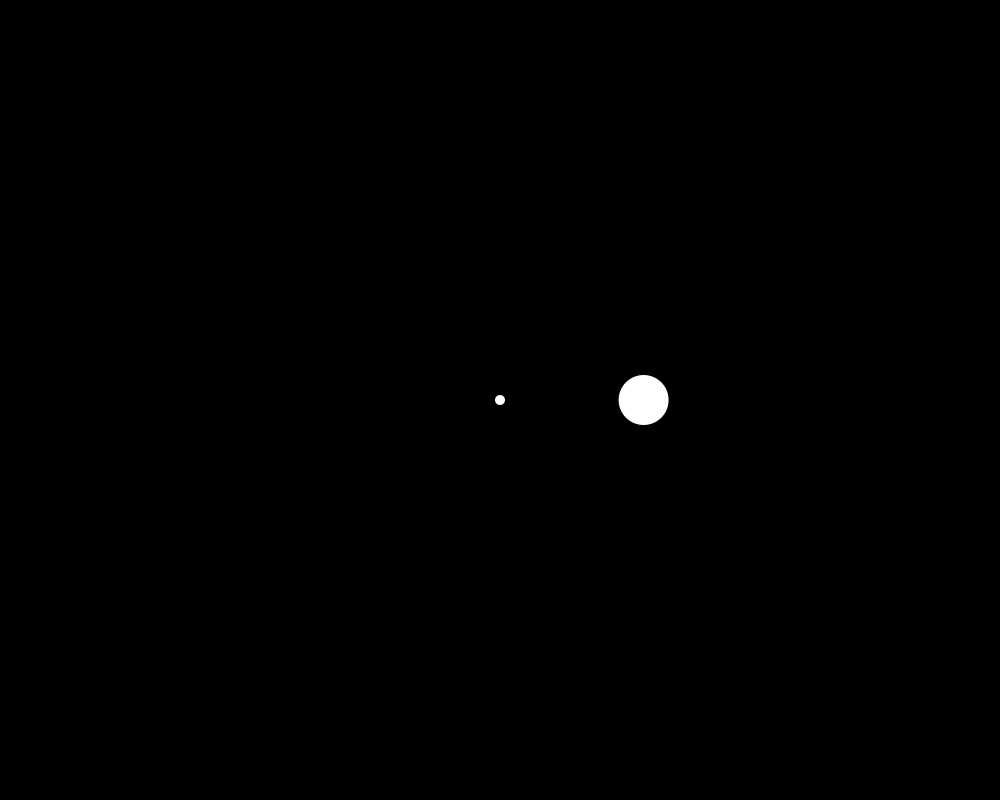
Frame 1 (no input)
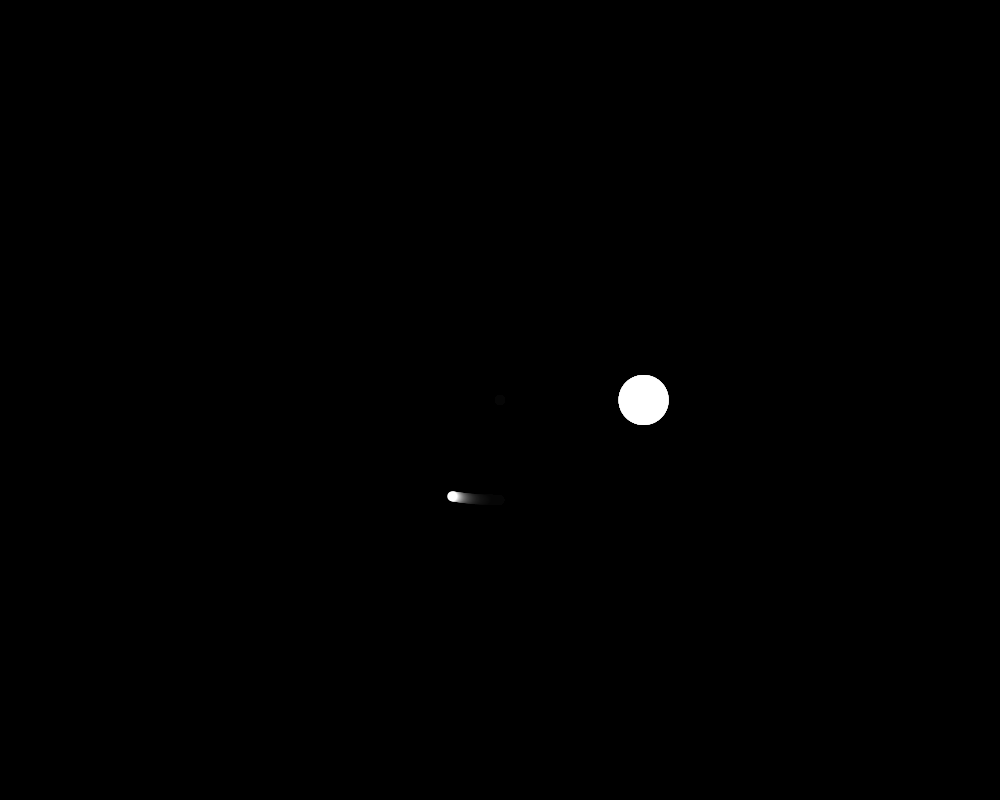
Frame 60 (the mouse pressed at the canvas centre just before this capture)
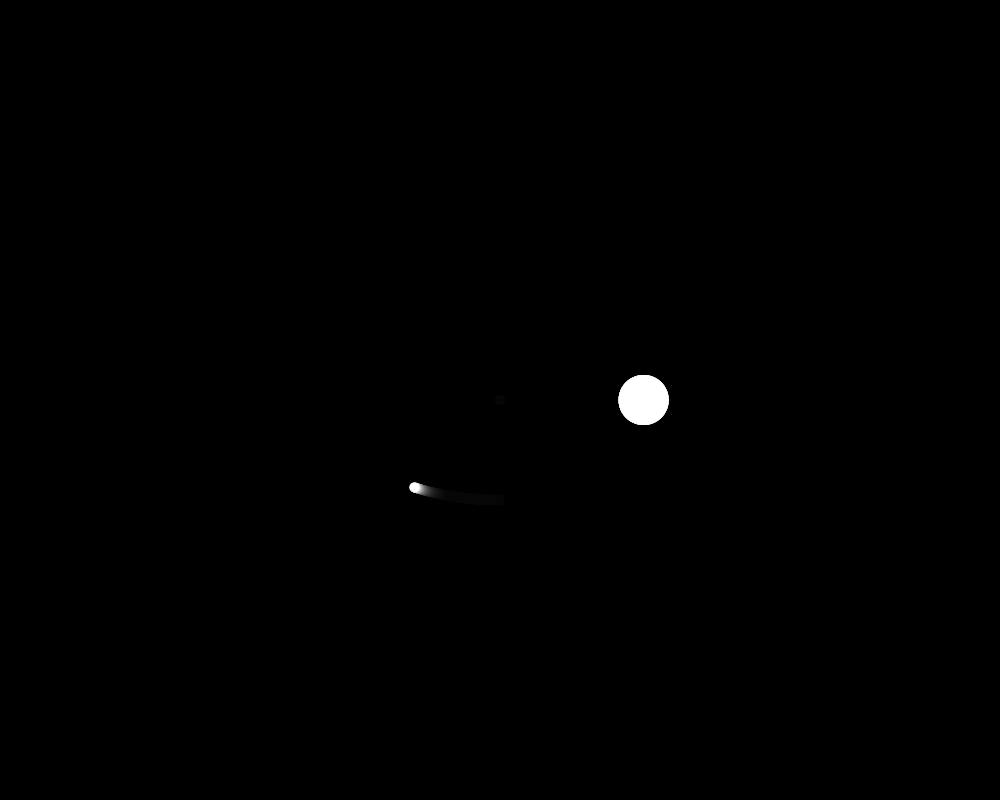
Frame 120 (the mouse held since frame 60 and released just before this capture)

The Processing sketch that drew these frames (run headless with seeded random() and noise(); from frame 60 on, the mouse is pressed at the canvas centre):

// Processing sketch: Orbit_Draw
// ── Orbit_Draw.pde
Orbit obit = new Orbit(0,175,100,200);

void setup() {
  size(1000,800);
  translate(width/2,height/2);
  background(0);
}

void draw() {
  translate(width/2,height/2);
  fill(0,20);
  rect(-width/2, -height/2, width, height);
  
  noStroke();
  fill(255);
  ellipse(obit.f,0,50,50);
  ellipse(obit.x,obit.y,10,10);
  obit.updateOrbit();
  //System.err.println("X Cord: " + obit.x + ", Y Cord: " + obit.y + ".");
}
// ── Body.pde
class Body {
  PVector pos = new PVector(0, 0);
  PVector fpos = new PVector(0, 0);
  float rad;
  float vel;
  float step;
  
  float a;
  float b;
  
  Body(float step_, float a_, float b_) {
    step = step_;
    a = a_;
    b = b_;
    fpos.x = sqrt((a * a) - (b * b));
    fpos.y = sqrt((b * b) - (a * a));
  }
  
  void update() {
    pos.x += 1;
    pos.y = -(pos.x / a) * b;
  }
  
  void show() {
    pushMatrix();
    translate(width/2 - a - fpos.x, height/2);
    fill(100);
    ellipse(pos.x,pos.y,50,50);
    popMatrix();
  }
  
}
// ── Orbit.pde
class Orbit {
  
  boolean top = true;
  
  float x;
  public float y; //<--- Pull out of orbital velocity equation
  public float a;
  public float b;
  float h;
  float k;
  float f;
  public float mu;
  
  public Orbit(float _x, float _a, float _b, float _h, float _k, float _mu) {
    x = _x;
    a = _a;
    b = _b;
    h = _h;
    k = _k;
    f = sqrt(pow(a,2)-pow(b,2));
    mu = _mu;
  }
  
  public Orbit(float _x, float _a, float _b, float _mu) {
    x = _x;
    a = _a;
    b = _b;
    h = 0;
    k = 0;
    f = sqrt(pow(a,2)-pow(b,2));
    mu = _mu;
  }
  
  float radius() {
    float rad = sqrt((pow(x-a,2)+pow(y-k,2)));
    return rad;
  }
  
  public float velocity() {
    float vel = sqrt(mu * ((2/radius())-(1/a)));
    return vel;
  }
  
  public void updateOrbit() {
    if (top) {
      if (x - velocity() >= (float)-a + 0.1) {
        y = sqrt((1-(pow(x,2)/pow(a,2)))*pow(b,2));
        x -= velocity();
      } else {
        top = false;
      }
    } else {
      if (x + velocity() <= (float)a - 0.1) {
        y = -sqrt((1-(pow(x,2)/pow(a,2)))*pow(b,2));
        x += velocity();
      } else {
        top = true;
      }
    }
  }
}
// ── planet.pde
class planet {
  
  float x = 0;
  float y = 0;
  float d;
  
  float a = 0;
  float b = 0;
  
  color clr1 = color(random(360),random(30,70),random(40,70));
  color clr2 = color(random(360),random(30,70),random(40,90));
  
  public planet(float _a, float _b) {
    a = _a;
    b = _b;
    d = random(20,100);
  }
  
  public planet(float _a, float _b, float _d) {
    a = _a;
    b = _b;
    d = _d;
  }
  
  public void render(float _x, float _y) {
    strokeWeight(5);
    stroke(clr1);
    fill(clr2);
    x = _x;
    y = _y;
    ellipse(x, y, d, d);
  }
  
}
